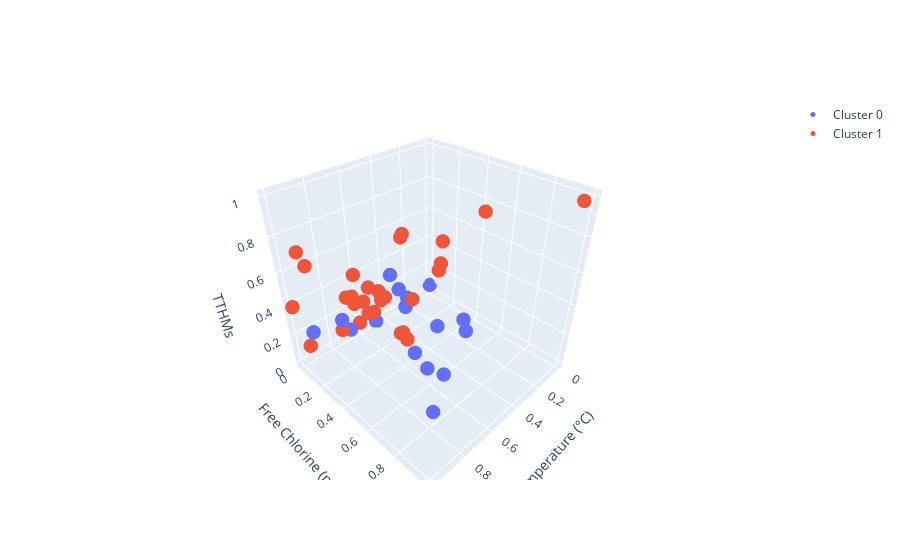

Notebook code cell kept with this figure:
### Code cell
# plot the clusters in a 3D scatter plot with plotly
import plotly.graph_objects as go

fig = go.Figure(data=[
    go.Scatter3d(
        x=df[df['Cluster'] == cluster]['Temperature (°C)'],
        y=df[df['Cluster'] == cluster]['Free Chlorine (mg/L)'],
        z=df[df['Cluster'] == cluster]['TTHMs'],
        mode='markers',
        name=f'Cluster {cluster}',
        marker=dict(size=5), 
    ) for cluster in df['Cluster'].unique()
])

fig.update_layout(
    scene=dict(
        xaxis_title='Temperature (°C)',
        yaxis_title='Free Chlorine (mg/L)', 
        zaxis_title='TTHMs'
    ),
    showlegend=True
)

fig.show(
    width=800,
    height=600
)

### Figure 1 — Plotly figure (JSON) as saved in the notebook; plotly's stock layout.template omitted (floating-point values rounded to 4 significant figures)
{"data": [{"marker": {"size": 5}, "mode": "markers", "name": "Cluster 0", "type": "scatter3d", "x": [0, 0.2102, 0.2229, 0.2803, 0.3376, 0.3185, 0.3439, 0.4777, 0.5987, 0.6115, 0.6178, 0.4904, 0.7197, 0.6688, 0.9108, 0.7771], "y": [0, 0, 0.5, 0, 0.4, 0.6, 0, 0, 0.7, 0.5, 0.6, 0.3, 0, 0, 0, 0.8], "z": [0.04464, 0.04464, 0.1518, 0.1473, 0.1116, 0.183, 0.2857, 0, 0.1205, 0.1473, 0.1071, 0.2812, 0.1473, 0.04464, 0.1696, 0.06696]}, {"marker": {"size": 5}, "mode": "markers", "name": "Cluster 1", "type": "scatter3d", "x": [0.2229, 0.05732, 0.3312, 0.2484, 0.2102, 0.1975, 0.3949, 0.5159, 0.2357, 0.5159, 0.7261, 0.6242, 0.5987, 0.6752, 0.5287, 0.6115, 0.5732, 0.5287, 0.6561, 0.6178, 0.6688, 0.6369, 0.9236, 0.8917, 0.707, 0.5605, 1.0, 0.9427], "y": [0.6, 1, 0.4, 0, 0.3, 0.3, 0, 0, 0, 0.3, 0, 0, 0, 0, 0, 0, 0.4, 0.4, 0.3, 0.4, 0.3, 0, 0, 0, 0.3, 0, 0, 0], "z": [0.8705, 1, 0.4955, 0.5089, 0.442, 0.5804, 0.1429, 0.2768, 0.5268, 0.1116, 0.07589, 0.2143, 0.05804, 0.2857, 0.09375, 0.4107, 0.1562, 0.4062, 0.4152, 0.2277, 0.4777, 0.2723, 0.6875, 0.5938, 0.3661, 0.1964, 0.3929, 0.08929]}], "layout": {"scene": {"xaxis": {"title": {"text": "Temperature (°C)"}}, "yaxis": {"title": {"text": "Free Chlorine (mg/L)"}}, "zaxis": {"title": {"text": "TTHMs"}}}, "showlegend": true}}
